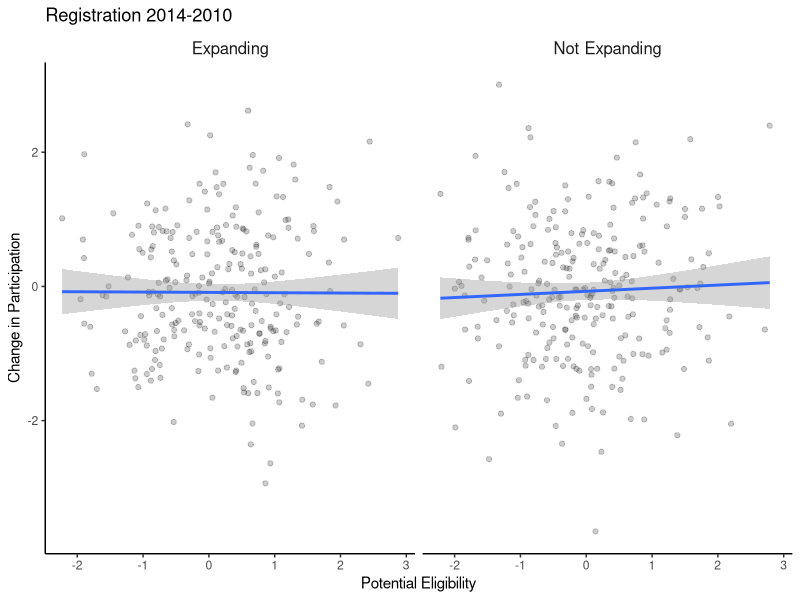
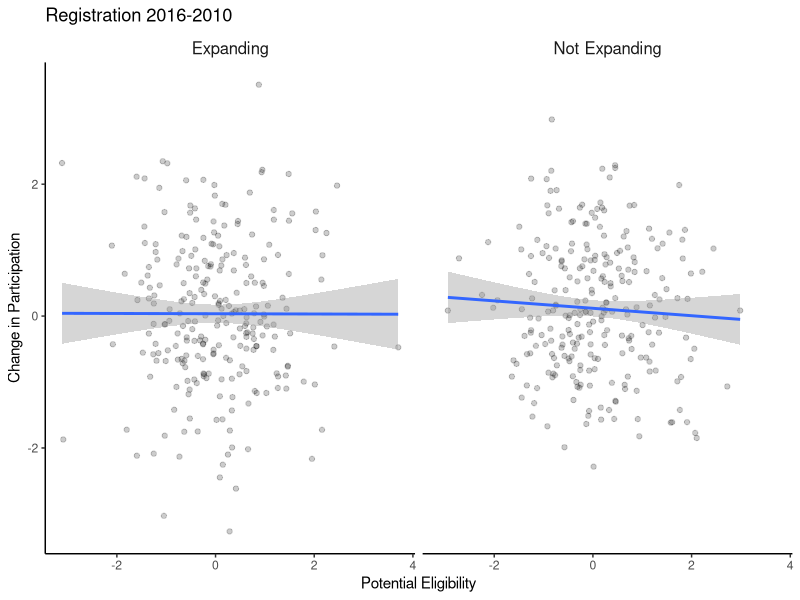
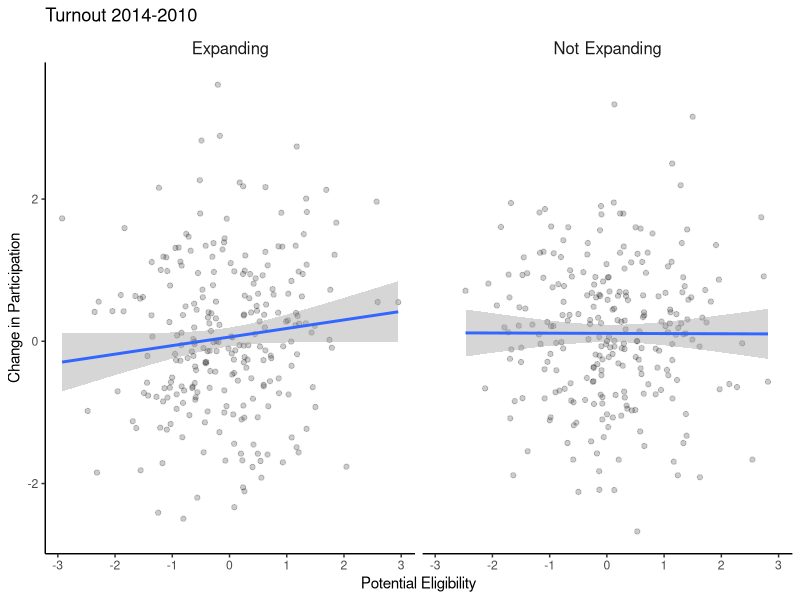
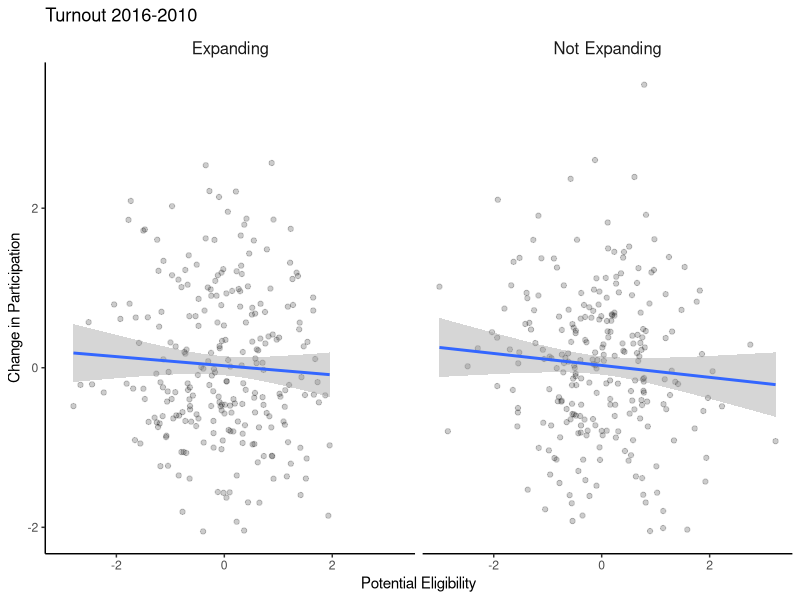
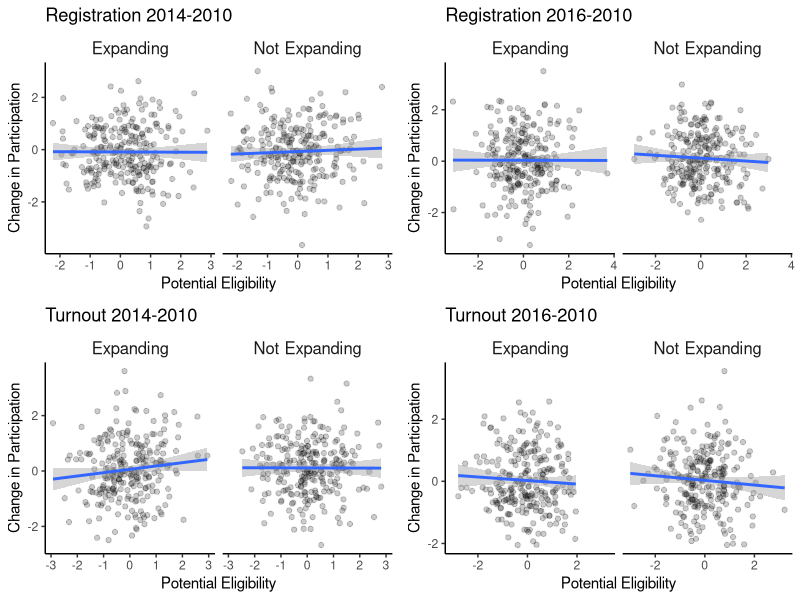

Source code (R) for these figures, in order:
# Scatter plot, multipanel with trendline

# CLINTON, J. D., & SANCES, M. W. (2018). The politics of policy:
#   The initial mass political effects of medicaid
#   expansion in the states. The American Political Science Review, 112(1), 176.
#   doi:10.1017/S0003055417000430

# Data: Generated

library(ggplot2)
library(magrittr)
library(gridExtra)
output_dir = "output"
total = 2000
# Generate dataset
df <- data.frame(
      x = rep(0,total),
      y = rep(0,total),
      g = rep(0,total))

for (i in 1:total){
  df$x[i] = rnorm(1)
  df$y[i] = rnorm(1)
  df$g[i] = ifelse(floor((i-1)/(total/8))%%2, "Expanding", "Not Expanding")
}

titles = c("Registration 2014-2010",
           "Registration 2016-2010",
           "Turnout 2014-2010",
           "Turnout 2016-2010")

# Plot function

plot <- function(df){
  p = list()
  for (i in 1:4) {
    tmp <- ggplot(df[seq((i-1)*total/4+1,(i)*total/4,1),], aes(x,y)) +
      geom_point(alpha=.2) +
      geom_smooth(method = "lm") +
      theme_bw() +
      ggtitle(label = titles[i]) +
      labs(
        y = "Change in Participation",
        x = "Potential Eligibility"
      ) +
      theme(
        panel.grid.major = element_blank(),
        panel.grid.minor = element_blank(),
        strip.background = element_rect(fill = NA, color = NA),
        strip.text = element_text(size= 12),
        axis.line = element_line(size=0.5),
        panel.border=element_blank()
      ) +
      facet_wrap(~g, nrow = 1)

    p = c(p,list(tmp))
  }
  return(list(plots=p,num=4))
}
output <- plot(df)

# Save individual panels
for(i in 1:4) {
  ggsave(path=output_dir, filename=paste("Scatter Plot APSR 2", LETTERS[i], ".png", sep=""), output$plots[[i]], width=8, height=6)
}


# Save combined panels
ggsave(path=output_dir, filename="Scatter Plot APSR 2Combined.png", grid.arrange(grobs = output$plots), width=8, height=6)

# Save as example
# ggsave(path="src/relationship", filename="Scatter Plot APSR 2Combined-example.png", grid.arrange(grobs = output$plots), width=8, height=6)
